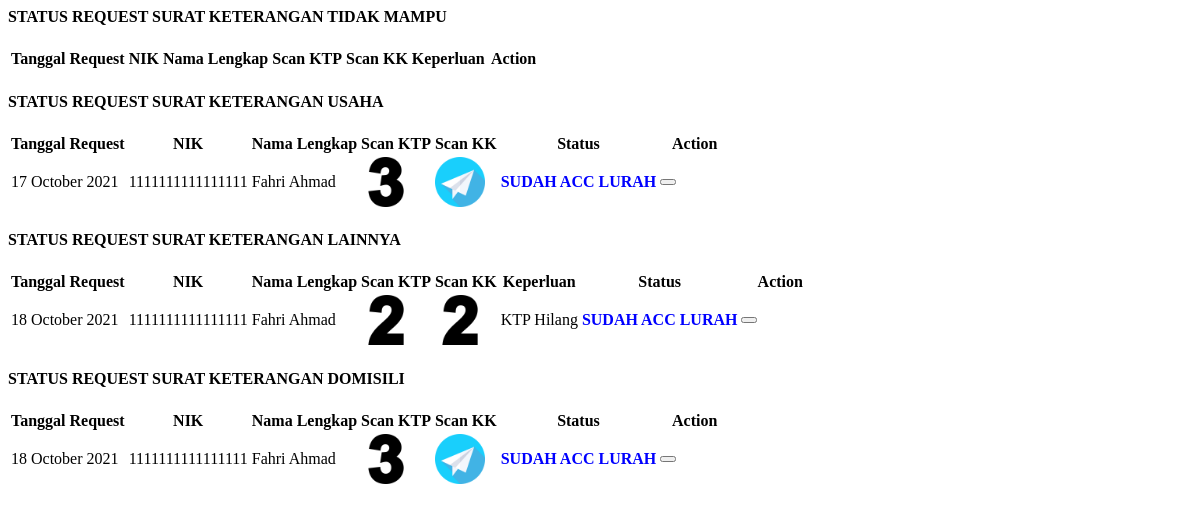
The app's page /demo1/permohonan_surat.php with its own data.
### tables this page shows
CREATE TABLE `data_request_sku` (
  `id_request_sku` int(11) NOT NULL,
  `nik` varchar(16) NOT NULL,
  `tanggal_request` timestamp NOT NULL DEFAULT current_timestamp(),
  `scan_ktp` text NOT NULL,
  `scan_kk` text NOT NULL,
  `usaha` varchar(30) NOT NULL,
  `keperluan` varchar(30) NOT NULL,
  `keterangan` varchar(50) NOT NULL DEFAULT 'Data sedang diperiksa oleh Staf',
  `request` varchar(20) NOT NULL DEFAULT 'USAHA',
  `status` int(11) NOT NULL DEFAULT 0,
  `acc` date NOT NULL
);

CREATE TABLE `data_user` (
  `nik` varchar(16) NOT NULL,
  `password` varchar(225) NOT NULL,
  `hak_akses` varchar(225) NOT NULL,
  `nama` varchar(30) NOT NULL,
  `tanggal_lahir` date NOT NULL,
  `tempat_lahir` varchar(30) NOT NULL,
  `jekel` varchar(20) NOT NULL,
  `agama` varchar(20) NOT NULL,
  `alamat` text NOT NULL,
  `telepon` varchar(13) NOT NULL,
  `status_warga` varchar(30) NOT NULL,
  `ttd` text DEFAULT NULL
);

CREATE TABLE `data_request_skp` (
  `id_request_skp` int(11) NOT NULL,
  `nik` varchar(16) NOT NULL,
  `tanggal_request` timestamp NOT NULL DEFAULT current_timestamp(),
  `scan_ktp` text NOT NULL,
  `scan_kk` text NOT NULL,
  `keperluan` varchar(30) NOT NULL,
  `keterangan` varchar(50) NOT NULL DEFAULT 'Data sedang diperiksa oleh Staf',
  `request` varchar(20) NOT NULL DEFAULT 'LAINNYA',
  `status` int(11) NOT NULL DEFAULT 0,
  `acc` date NOT NULL
);

CREATE TABLE `data_request_skd` (
  `id_request_skd` int(11) NOT NULL,
  `nik` varchar(16) NOT NULL,
  `tanggal_request` timestamp NOT NULL DEFAULT current_timestamp(),
  `scan_ktp` text NOT NULL,
  `scan_kk` text NOT NULL,
  `keperluan` varchar(20) NOT NULL,
  `keterangan` varchar(50) NOT NULL DEFAULT 'Data sedang diperiksa oleh Staf',
  `request` varchar(20) NOT NULL DEFAULT 'DOMISILI',
  `status` int(11) NOT NULL DEFAULT 0,
  `acc` date NOT NULL
);

### demo1/permohonan_surat.php (the view, shortened to what this page needs)
<?php include '../konek.php'; ?>
<link href="css/sweetalert.css" rel="stylesheet" type="text/css">
<div class="page-inner">
	<div class="row">
		<div class="col-md-12">
			<div class="card">
				<div class="card-header">
					<div class="d-flex align-items-center">
						<h4 class="card-title">STATUS REQUEST SURAT KETERANGAN TIDAK MAMPU</h4>
					</div>
				</div>
				<div class="card-body">
					<div class="table-responsive">
						<table id="add1" class="display table table-striped table-hover">
							<thead>
								<tr>
									<th>Tanggal Request</th>
									<th>NIK</th>
									<th>Nama Lengkap</th>
									<th>Scan KTP</th>
									<th>Scan KK</th>
									<th>Keperluan</th>
									<th style="width: 10%">Action</th>
								</tr>
							</thead>
						</table>
					</div>
				</div>
			</div>
		</div>
		<div class="col-md-12">
			<div class="card">
				<div class="card-header">
					<div class="d-flex align-items-center">
						<h4 class="card-title">STATUS REQUEST SURAT KETERANGAN USAHA</h4>
					</div>
				</div>
				<div class="card-body">
					<div class="table-responsive">
						<table id="add2" class="display table table-striped table-hover">
							<thead>
								<tr>
									<th>Tanggal Request</th>
									<th>NIK</th>
									<th>Nama Lengkap</th>
									<th>Scan KTP</th>
									<th>Scan KK</th>
									<th>Status</th>
									<th style="width: 10%">Action</th>
								</tr>
							</thead>
							<tbody>
								<?php
								$sql = "SELECT * FROM data_request_sku natural join data_user WHERE status=2";
								$query = mysqli_query($konek, $sql);
								while ($data = mysqli_fetch_array($query, MYSQLI_BOTH)) {
									$tgl = $data['tanggal_request'];
									$format = date('d F Y', strtotime($tgl));
									$nik = $data['nik'];
									$nama = $data['nama'];
									$status = $data['status'];
									$ktp = $data['scan_ktp'];
									$kk = $data['scan_kk'];
									$id_request_sku = $data['id_request_sku'];
									if ($status == "2") {
										$status = "<b style='color:blue'>SUDAH ACC LURAH</b>";
									} elseif ($status == "0") {
										$status = "<b style='color:red'>BELUM ACC</b>";
									}
								?>
									<tr>
										<td><?php echo $format; ?></td>
										<td><?php echo $nik; ?></td>
										<td><?php echo $nama; ?></td>
										<td><img src="../dataFoto/scan_ktp/<?php echo $ktp; ?>" width="50" height="50" alt=""></td>
										<td><img src="../dataFoto/scan_kk/<?php echo $kk; ?>" width="50" height="50" alt=""></td>
										<td class="fw-bold text-uppercase text-danger op-8"><?php echo $status; ?></td>
										<td>
											<div class="form-button-action">
												<a href="?halaman=view_cetak_sku&id_request_sku=<?= $id_request_sku; ?>">
													<button type="button" data-toggle="tooltip" title="" class="btn btn-link btn-primary btn-lg" data-original-title="View Cetak">
													</button>
												</a>
											</div>
										</td>
									</tr>
								<?php
								}
								?>
							</tbody>
						</table>
					</div>
				</div>
			</div>
		</div>
		<div class="col-md-12">
			<div class="card">
				<div class="card-header">
					<div class="d-flex align-items-center">
						<h4 class="card-title">STATUS REQUEST SURAT KETERANGAN LAINNYA</h4>
					</div>
				</div>
				<div class="card-body">
					<div class="table-responsive">
						<table id="add3" class="display table table-striped table-hover">
							<thead>
								<tr>
									<th>Tanggal Request</th>
									<th>NIK</th>
									<th>Nama Lengkap</th>
									<th>Scan KTP</th>
									<th>Scan KK</th>
									<th>Keperluan</th>
									<th>Status</th>
									<th style="width: 10%">Action</th>
								</tr>
							</thead>
							<tbody>
								<?php
								$sql = "SELECT * FROM data_request_skp natural join data_user where status=2";
								$query = mysqli_query($konek, $sql);
								while ($data = mysqli_fetch_array($query, MYSQLI_BOTH)) {
									$tgl = $data['tanggal_request'];
									$format = date('d F Y', strtotime($tgl));
									$nik = $data['nik'];
									$nama = $data['nama'];
									$status = $data['status'];
									$ktp = $data['scan_ktp'];
									$kk = $data['scan_kk'];
									$keperluan = $data['keperluan'];
									$id_request_skp = $data['id_request_skp'];
									if ($status == "2") {
										$status = "<b style='color:blue'>SUDAH ACC LURAH</b>";
									} elseif ($status == "0") {
										$status = "<b style='color:red'>BELUM ACC</b>";
									}
								?>
									<tr>
										<td><?php echo $format; ?></td>
										<td><?php echo $nik; ?></td>
										<td><?php echo $nama; ?></td>
										<td><img src="../dataFoto/scan_ktp/<?php echo $ktp; ?>" width="50" height="50" alt=""></td>
										<td><img src="../dataFoto/scan_kk/<?php echo $kk; ?>" width="50" height="50" alt=""></td>
										<td><?php echo $keperluan; ?></td>
										<td class="fw-bold text-uppercase text-danger op-8"><?php echo $status; ?></td>
										<td>
											<div class="form-button-action">
												<a href="?halaman=view_cetak_skp&id_request_skp=<?= $id_request_skp; ?>">
													<button type="button" data-toggle="tooltip" title="" class="btn btn-link btn-primary btn-lg" data-original-title="View Cetak">
													</button>
												</a>
											</div>
										</td>
									</tr>
								<?php
								}
								?>
							</tbody>
						</table>
					</div>
				</div>
			</div>
		</div>
		<div class="col-md-12">
			<div class="card">
				<div class="card-header">
					<div class="d-flex align-items-center">
						<h4 class="card-title">STATUS REQUEST SURAT KETERANGAN DOMISILI</h4>
					</div>
				</div>
				<form method="POST">
					<div class="card-body">
						<div class="table-responsive">
							<table id="add4" class="display table table-striped table-hover">
								<thead>
									<tr>
										<th>Tanggal Request</th>
										<th>NIK</th>
										<th>Nama Lengkap</th>
										<th>Scan KTP</th>
										<th>Scan KK</th>
										<th>Status</th>
										<th style="width: 10%">Action</th>
									</tr>
								</thead>
								<tbody>
									<?php
									$sql = "SELECT * FROM data_request_skd natural join data_user where status=2";
									$query = mysqli_query($konek, $sql);
									while ($data = mysqli_fetch_array($query, MYSQLI_BOTH)) {
										$tgl = $data['tanggal_request'];
										$format = date('d F Y', strtotime($tgl));
										$nik = $data['nik'];
										$nama = $data['nama'];
										$status = $data['status'];
										$ktp = $data['scan_ktp'];
										$kk = $data['scan_kk'];
										$id_request_skd = $data['id_request_skd'];
										if ($status == "2") {
											$status = "<b style='color:blue'>SUDAH ACC LURAH</b>";
										} elseif ($status == "0") {
											$status = "<b style='color:red'>BELUM ACC</b>";
										}
									?>
										<tr>
											<td><?php echo $format; ?></td>
											<td><?php echo $nik; ?></td>
											<td><?php echo $nama; ?></td>
											<td><img src="../dataFoto/scan_ktp/<?php echo $ktp; ?>" width="50" height="50" alt=""></td>
											<td><img src="../dataFoto/scan_kk/<?php echo $kk; ?>" width="50" height="50" alt=""></td>
											<td class="fw-bold text-uppercase text-danger op-8"><?php echo $status; ?></td>
											<td>
												<div class="form-button-action">
													<a href="?halaman=view_cetak_skd&id_request_skd=<?= $id_request_skd; ?>">
														<button type="button" data-toggle="tooltip" title="" class="btn btn-link btn-primary btn-lg" data-original-title="View Cetak">
														</button>
													</a>
												</div>
											</td>
										</tr>
									<?php
									}
									?>
								</tbody>
							</table>
						</div>
					</div>
				</form>
			</div>
		</div>
	</div>
</div>

### records on screen
data_request_sku: tanggal_request "17 October 2021", nik "1111111111111111", nik.nama "Fahri Ahmad", scan_ktp (picture), scan_kk (picture), status "SUDAH ACC LURAH"
data_request_skp: tanggal_request "18 October 2021", nik "1111111111111111", nik.nama "Fahri Ahmad", scan_ktp (picture), scan_kk (picture), keperluan "KTP Hilang", status "SUDAH ACC LURAH"
data_request_skd: tanggal_request "18 October 2021", nik "1111111111111111", nik.nama "Fahri Ahmad", scan_ktp (picture), scan_kk (picture), status "SUDAH ACC LURAH"
